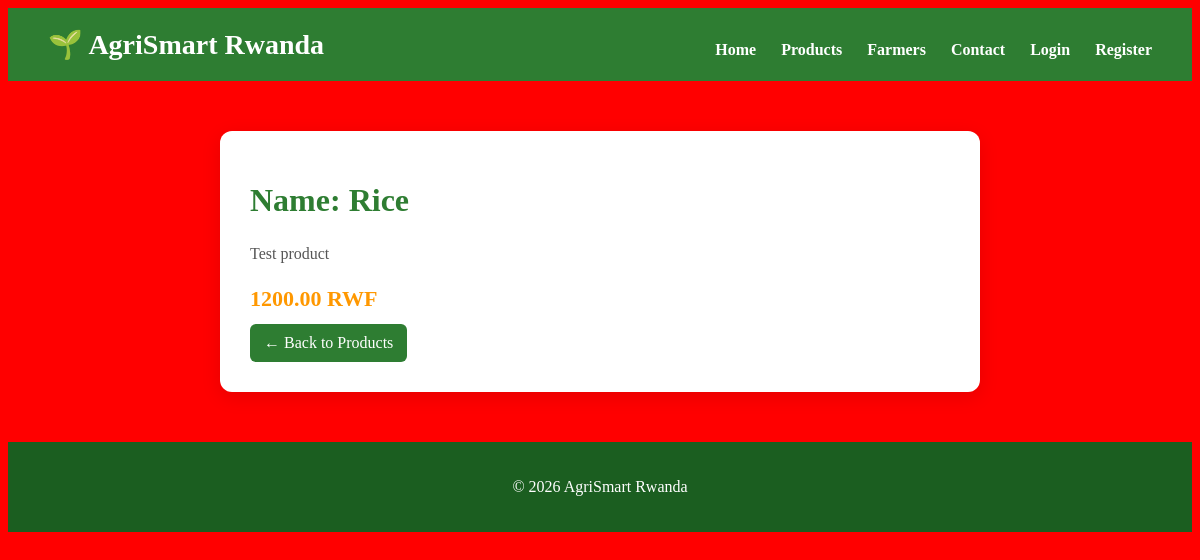
/product/1/, run on the app's committed database.
### marketplace/models.py (models this page shows, shortened)
class Product(models.Model):
    name = models.CharField(max_length=200)
    description = models.TextField()
    price = models.DecimalField(max_digits=10, decimal_places=2)
    image = models.ImageField(upload_to='products/', blank=True, null=True)
    stock = models.PositiveIntegerField(default=0)

### marketplace/views.py (the view)
# urls.py: path('product/<int:id>/', views.product_detail, name='product_detail'),
def product_detail(request, id):
    product = get_object_or_404(Product, id=id)
    return render(request, 'product_detail.html', {'product': product})

### templates/product_detail.html
{% extends 'base.html' %}
{% block content %}
<div class="product-detail">
    <h1>{{ product.name }}</h1>
    <p class="description">
        {{ product.description }}
    </p>
    <div class="price">
        {{ product.price }} RWF
    </div>
    <a class="btn" href="/">
        ← Back to Products
    </a>
</div>
{% endblock %}

### static/css/style.css (style rules this page uses)
body { background: red !important; }
.btn { display: inline-block; margin-top: 12px; padding: 10px 14px; background: #2e7d32; color: white; text-decoration: none; border-radius: 6px; transition: 0.3s; }
.price { font-size: 18px; font-weight: bold; color: #ff9800; margin-top: 10px; }
.product-detail { max-width: 700px; margin: 50px auto; padding: 30px; background: white; border-radius: 12px; box-shadow: 0 5px 20px rgba(0,0,0,0.1); }
.product-detail h1 { color: #2e7d32; }
.description { margin: 20px 0; color: #555; line-height: 1.6; }
.product-detail .price { font-size: 22px; color: #ff9800; font-weight: bold; }

### data on the page
Product: name "Name: Rice", description "Test product", price "1200.00"
